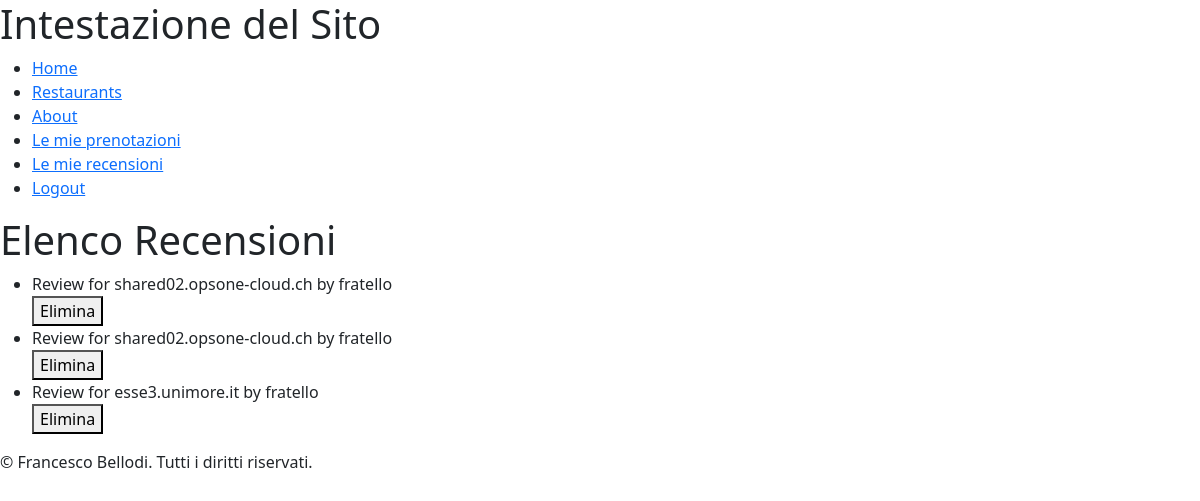
The page /user/reviews/ (signed in) on the database as committed earlier.
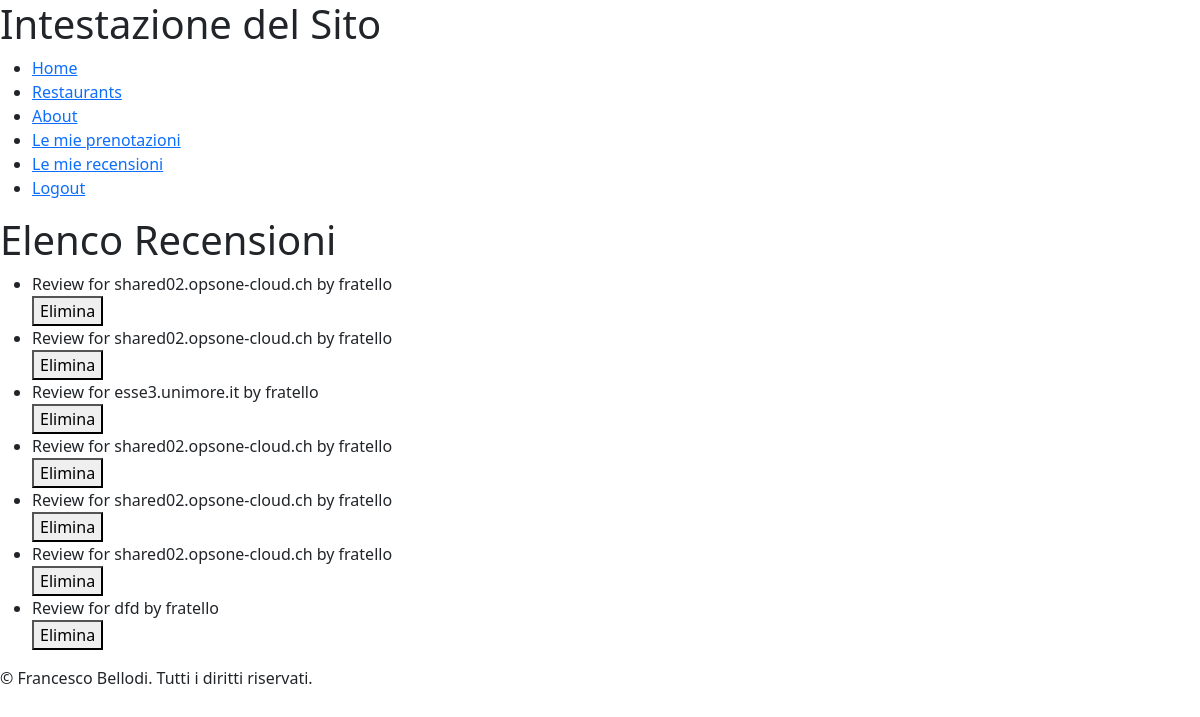
The same page on the database as committed later.
### reviewsApp/models.py (models this page shows)
class Review(models.Model):
    restaurant = models.ForeignKey(Restaurant, on_delete=models.CASCADE)
    username = models.ForeignKey(settings.AUTH_USER_MODEL, on_delete=models.CASCADE)
    comment_title = models.CharField(max_length=255)
    comment = models.TextField()
    rating = models.PositiveIntegerField(validators=[MinValueValidator(1), MaxValueValidator(5)])
    cleanliness_rating = models.PositiveIntegerField(validators=[MinValueValidator(1), MaxValueValidator(5)])
    value_price_rating = models.PositiveIntegerField(validators=[MinValueValidator(1), MaxValueValidator(5)])
    service_rating = models.PositiveIntegerField(validators=[MinValueValidator(1), MaxValueValidator(5)])
    ambiance_rating = models.PositiveIntegerField(validators=[MinValueValidator(1), MaxValueValidator(5)])
    review_date = models.DateTimeField(auto_now_add=True)
    def __str__(self):
        return f"Review for {self.restaurant} by {self.username}"

### restaurantsApp/models.py (models this page shows)
class Restaurant(models.Model):
    restaurantID = models.IntegerField(primary_key=True)
    owner = models.ForeignKey(settings.AUTH_USER_MODEL, on_delete=models.CASCADE)
    name = models.CharField(max_length=100)
    address = models.CharField(max_length=200)
    phone_number = models.CharField(max_length=20)
    cuisine_type = models.CharField(max_length=50)
    services = models.CharField(max_length=200)
    meal_type = models.CharField(max_length=100)
    max_booking = models.IntegerField()
    def __str__(self):
        return self.name

### reviewsApp/views.py (the view)
# urls.py: path('reviews/', UserReviewsListView.as_view(), name='user_reviews'),
class UserReviewsListView(LoginRequiredMixin, ListView):
    model = Review
    template_name = 'user_reviews.html'
    context_object_name = 'reviews'
    def get_queryset(self):
        user = self.request.user
        return Review.objects.filter(username=user)

### mixins/user_mixins.py (called while the page is built)
    def test_func(self):
        return self.request.user.is_authenticated

### reviewsApp/templates/user_reviews.html (shortened to what this page needs)
{% extends "base.html" %}
{% block content %}
  <h1>Elenco Recensioni</h1>
  <ul>
    {% for rev in reviews %}
      <li>
        {{ rev }}
        <form action="{% url 'review_delete' rev.pk %}" method="post">
          <button type="submit" class="delete-link" onclick="return confirm('Sei sicuro di voler eliminare questa recensione?')">Elimina</button>
        </form>
      </li>
    {% empty %}
      <li>Nessuna Recensione effettuata.</li>
    {% endfor %}
  </ul>
{% endblock %}

Rows that differ between the two databases and show on the page:
added Review: restaurant+username "Review for shared02.opsone-cloud.ch by fratello"
added Review: restaurant+username "Review for shared02.opsone-cloud.ch by fratello"
added Review: restaurant+username "Review for shared02.opsone-cloud.ch by fratello"
added Review: restaurant+username "Review for dfd by fratello"
